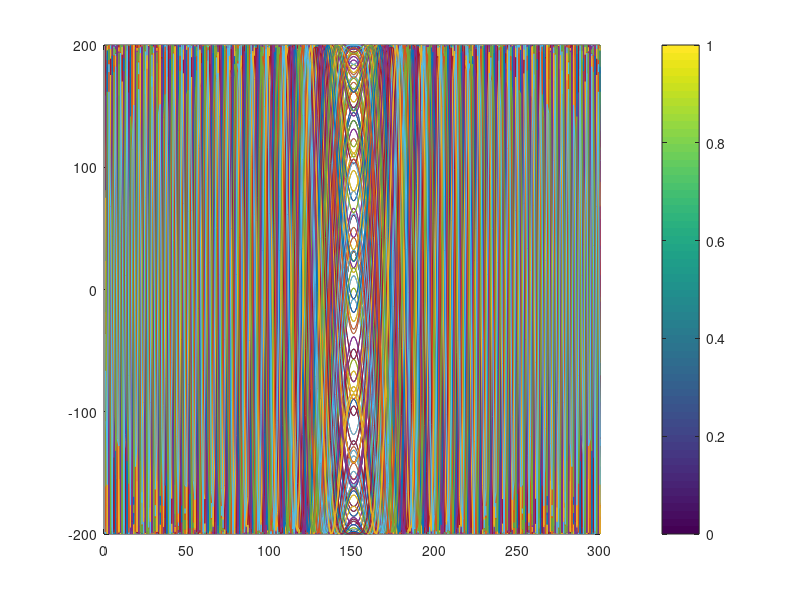
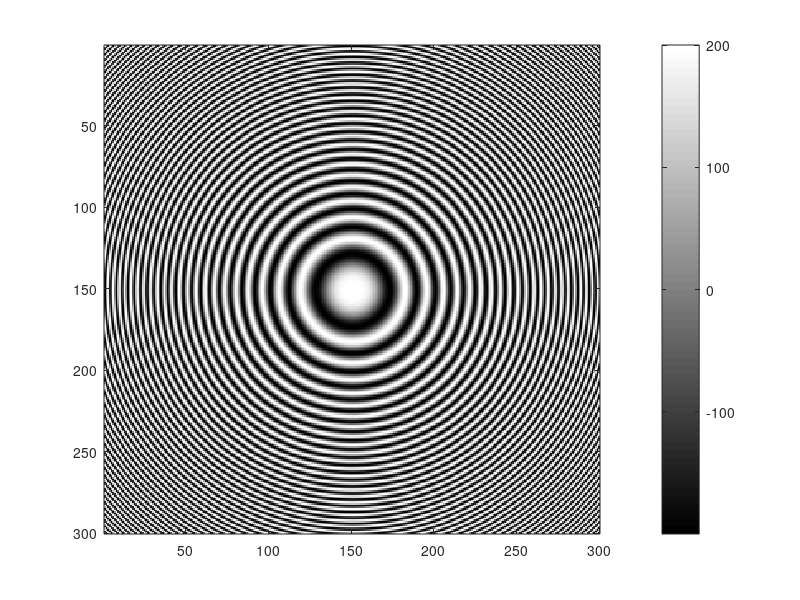

The MATLAB source for these figures, in order:
close all
clear
clc

%%%%%%%%%%%%%%%%%%%%%%%%%%%%%%%%%%%%%%%%%%%%%%%%%%%%%%%%%%%%%%%%%%%%%%%%%%%%%%%%
%
% Generation numerique d'hologramme a partir de quelques sources ponctuelles en
% sommant leurs contributions (ondes spheriques). Les occultations ne sont pas 
% prises en compte pour l'instant !
%
%%%%%%%%%%%%%%%%%%%%%%%%%%%%%%%%%%%%%%%%%%%%%%%%%%%%%%%%%%%%%%%%%%%%%%%%%%%%%%%%

%% Parametres initiaux %%

% longueur de l'onde 
lambda = 500e-9; % 500nm (vert)

% plan de l'hologramme
hologramHeight = 3e-3; % 3nm
hologramWidth = 3e-3; % 3nm
hologramZ = 0;

% nombre de pixels
Delta = 10e-6;
samplesX = hologramWidth / Delta; % 300 samples with sampling distance Delta
samplesY = hologramHeight / Delta; % 300 samples with sampling distance Delta

% coin de reference du plan de l'hologramme (inferieur a gauche)
cornerX = -hologramWidth / 2;
cornerY = -hologramHeight / 2;

% amplitude initiale
a = 1;

% nombre d'onde
k = 2*pi/lambda;

% points de la scene
%points = [0, 0, -0.2;
%          -hologramWidth/8, 0, -0.2];
points = [0, 0, -0.1];

%% [1] Calcul de l'onde objet (Nuage de points) %% 
objectWave = zeros(samplesY, samplesX);

% superposition de tous les ondes spheriques
for s = 1:rows(points)
  for column = 1:samplesX
    for row = 1:samplesY
      x = (column-1) * Delta + cornerX;
      y = (row-1) * Delta + cornerY;
      % distance oblique
      r = sqrt((x - points(s, 1))^2 + (y - points(s, 2))^2 + (hologramZ - points(s, 3))^2);
      objectWave(row,column) = (a / r)*exp(1i*k*r);
    end
  end
end

%% Calcul de l'onde de reference %%

% vecteur d'onde perpendiculaire a l'ecran (radians)
alpha = pi/2; % par rapport a l'aixe x
beta = pi/2; % par rapport a l'aixe y

% normes
nX = cos(alpha); 
nY = cos(beta);
nZ = sqrt(1 - nX^2 - nY^2);

refAmplitude = max(max(abs(objectWave)));

% l'onde de reference
referenceWave = zeros(samplesY, samplesX);

for column = 1:samplesX
  for row = 1:samplesY
    x = (column-1) * Delta + cornerX;
    y = (row-1) * Delta + cornerY;
    referenceWave(row,column) = refAmplitude * exp(1i*k*(x*nX + y*nY + hologramZ*nZ));
  end
end

%% [2] Representation de l'onde objet %%

%% Calcul de l'hologramme (interference entre l'onde objet et l'onde de reference) %%

% Modulation d'amplitude
itensityTotal = (objectWave + referenceWave).*conj(objectWave + referenceWave); % hologrammme
itensity = 2*real(objectWave.*conj(referenceWave));

norm(itensity)

figure()
plot(itensity)
colorbar

figure()
imagesc(itensity)
colorbar
colormap('gray')

%figure()
%surf(itensity)
%colorbar
